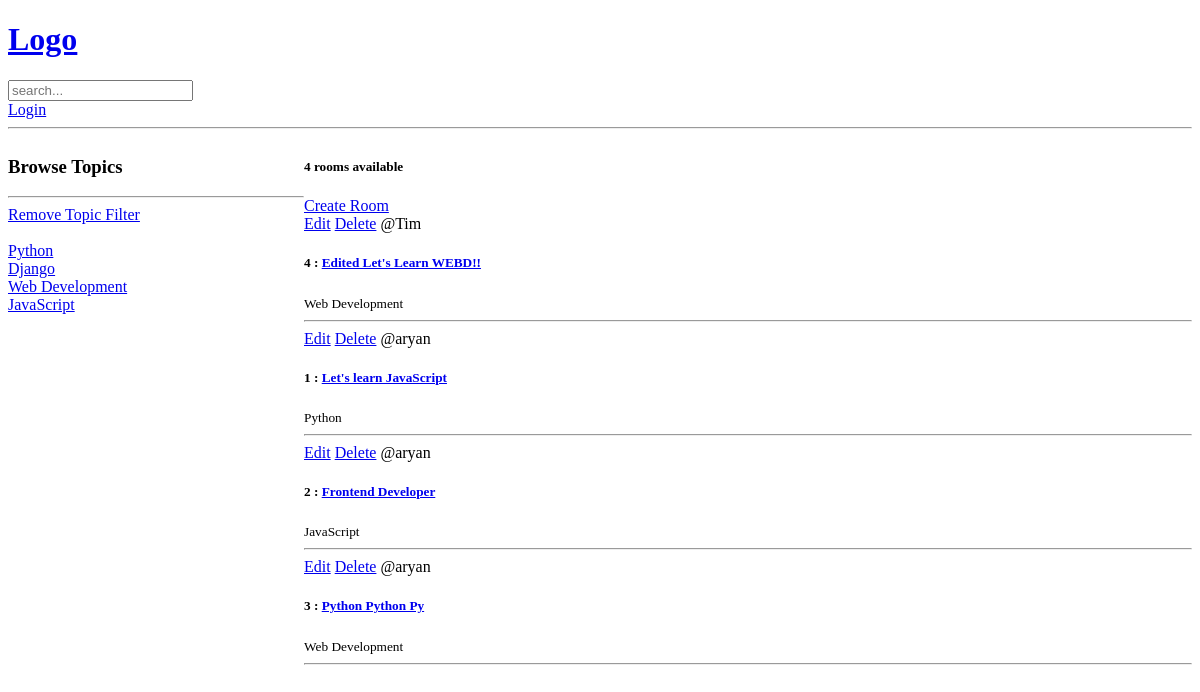
The app's page /, older data.
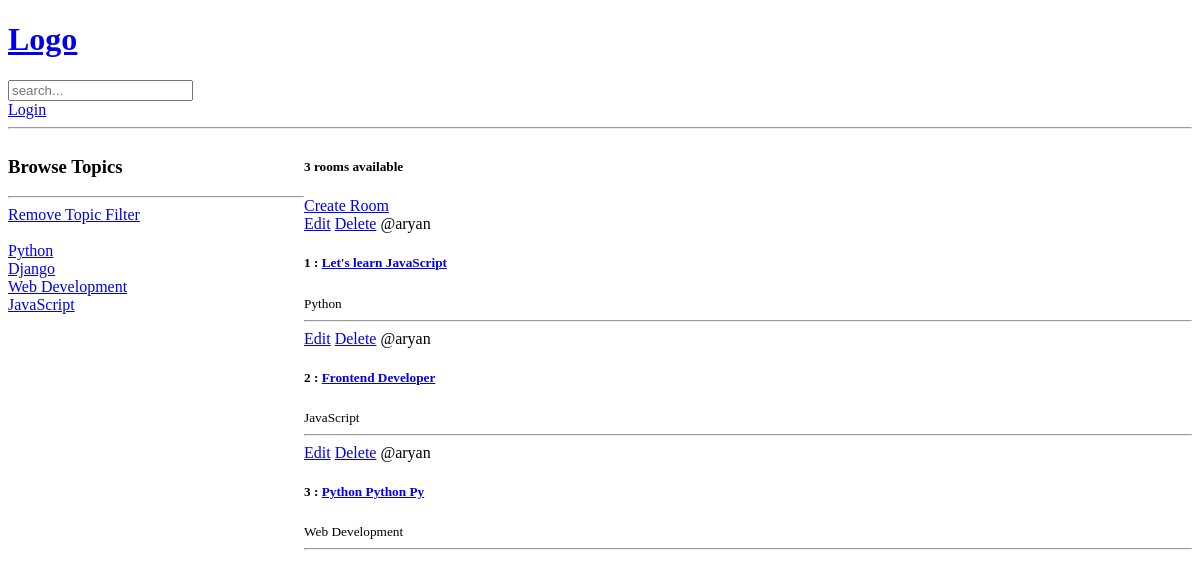
The same page, newer data.
### base/models.py (models this page shows, shortened)
class Topic(models.Model):
    name = models.CharField(max_length=200)

class Room(models.Model):
    host = models.ForeignKey(User, on_delete=models.SET_NULL, null=True)
    topic = models.ForeignKey(Topic, on_delete=models.SET_NULL, null=True)
    name = models.CharField(max_length=200)
    description = models.TextField(null=True, blank=True)
    updated = models.DateTimeField(auto_now=True)       # Updated on every updation
    created = models.DateTimeField(auto_now_add=True)   # Only updated when created
    class Meta:
        ordering = ['-updated', '-created']

### base/views.py (the view)
# urls.py: path('', views.home, name="home"),
def home(request):
    q = request.GET.get('q') if request.GET.get('q') != None else ''
    rooms = Room.objects.filter(
        Q(topic__name__icontains=q) |
        Q(name__icontains=q) |
        Q(description__icontains=q)
    )       # topic, name and description: All three are fields in the Room model
    topics = Topic.objects.all()
    room_count = rooms.count()
    context = {'rooms': rooms, 'topics': topics, 'room_count': room_count}
    return render(request, 'base/home.html', context)

### base/templates/base/home.html (shortened to what this page needs)
{% extends 'main.html' %}
{% block content %}
<div class="home-container">
    <div>
        <h3>Browse Topics</h3>
        <hr>
        <div>
            <a href="{% url 'home' %}">Remove Topic Filter</a>
            <br><br>
        </div>
        {% for topic in topics %}
            <div>
                <a href="{% url 'home' %}?q={{topic.name}}"> {{topic.name}} </a>
            </div>
        {% endfor %}
    </div>
    <div>
        <h5>{{room_count}} rooms available</h5>
        <a href="{% url 'create-room' %}">Create Room</a>
        <div>
            {% for room in rooms %}
                <div>
                    <a href="{% url 'update-room' room.id %}">Edit</a>
                    <a href="{% url 'delete-room' room.id %}">Delete</a>
                    <span> @{{room.host.username}} </span>
                    <h5>  {{ room.id }} : <a href= "{% url 'room' room.id %}" > {{ room.name }} </a> </h5>
                    <small>{{room.topic.name}}</small>
                    <hr>
                </div>
            {% endfor %}
        </div>
    </div>
</div>
{% endblock content %}

### templates/main.html (shortened to what this page needs)
<!DOCTYPE html>
<html lang="en">
<head>
</head>
<body>
    {% include 'navbar.html' %}
    {% block content %}
    {% endblock content %}
</body>
</html>

### templates/navbar.html (shortened to what this page needs)
<a href="{% url 'home' %}">            {% comment %} href = base directory ie, home.html {% endcomment %}
    <h1>Logo</h1>
</a>
<form action="{% url 'home' %}" method="get">
    <input type="text" name="q" placeholder="search...">
</form>
{% if request.user.is_authenticated %}
    <a href="{% url 'logout' %}">Logout</a>
{% else %}
    <a href="{% url 'login' %}">Login</a>
{% endif %}
<hr>

### base/templates/base/home.html (style rules this page uses)
.home-container { display: grid; grid-template-columns: 1fr 3fr; }

Row changes from the older to the newer data that the page shows:
removed Room: host.username "Tim", id "4", name "Edited Let's Learn WEBD!!", topic.name "Web Development"
Text that changed along with them:
{{ room_count }}: "4" → "3"
